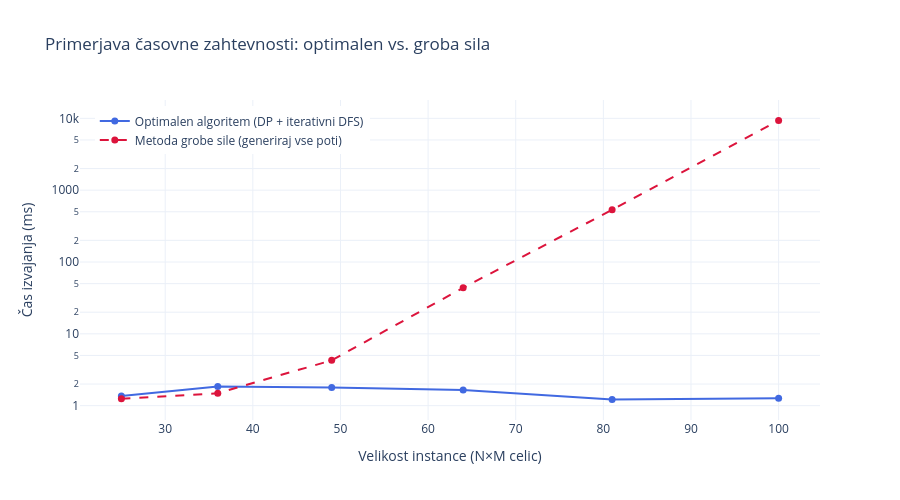

The notebook cell saved with this chart:
### Markdown cell above
## 6. Results Plot

### Code cell
import plotly.graph_objects as go

fig = go.Figure()

fig.add_trace(go.Scatter(
    x=[s*s for s in sizes_opt],
    y=[t*1000 for t in times_opt],
    mode="lines+markers",
    name="Optimalen algoritem (DP + iterativni DFS)",
    line=dict(color="royalblue", width=2),
    marker=dict(size=7)
))

fig.add_trace(go.Scatter(
    x=[s*s for s in sizes_brute],
    y=[t*1000 for t in times_brute],
    mode="lines+markers",
    name="Metoda grobe sile (generiraj vse poti)",
    line=dict(color="crimson", width=2, dash="dash"),
    marker=dict(size=7)
))

fig.update_layout(
    title="Primerjava časovne zahtevnosti: optimalen vs. groba sila",
    xaxis_title="Velikost instance (N×M celic)",
    yaxis_title="Čas izvajanja (ms)",
    yaxis_type="log",
    legend=dict(x=0.02, y=0.98),
    template="plotly_white",
    width=900,
    height=500
)

fig.show()

### Figure 1 — Plotly figure (JSON) as saved in the notebook; plotly's stock layout.template omitted (floating-point values rounded to 4 significant figures)
{"data": [{"line": {"color": "royalblue", "width": 2}, "marker": {"size": 7}, "mode": "lines+markers", "name": "Optimalen algoritem (DP + iterativni DFS)", "type": "scatter", "x": [25, 36, 49, 64, 81, 100], "y": [1.366, 1.854, 1.788, 1.654, 1.214, 1.264]}, {"line": {"color": "crimson", "dash": "dash", "width": 2}, "marker": {"size": 7}, "mode": "lines+markers", "name": "Metoda grobe sile (generiraj vse poti)", "type": "scatter", "x": [25, 36, 49, 64, 81, 100], "y": [1.248, 1.489, 4.277, 43.73, 531.6, 9364.0]}], "layout": {"height": 500, "legend": {"x": 0.02, "y": 0.98}, "title": {"text": "Primerjava časovne zahtevnosti: optimalen vs. groba sila"}, "width": 900, "xaxis": {"title": {"text": "Velikost instance (N×M celic)"}}, "yaxis": {"title": {"text": "Čas izvajanja (ms)"}, "type": "log"}}}
